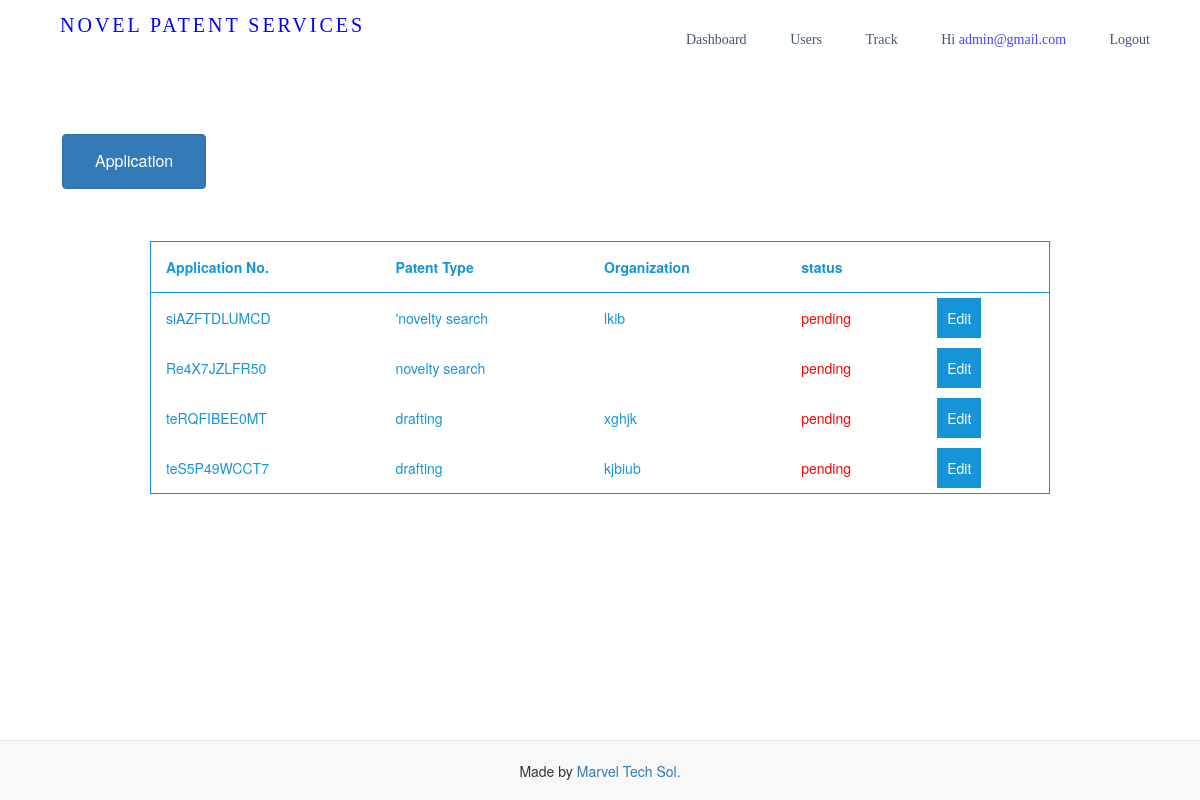
Screenshot of /adminpanel/ (signed in) with the database file from the repository.
### Patent/models.py (models this page shows, shortened)
class Patentapplication(models.Model):
    uid = models.CharField(max_length=20)
    title = models.CharField(max_length=1000)
    organisation = models.CharField(max_length=100)
    modeofcontact = models.CharField(max_length=50)
    referedby = models.CharField(max_length=100)
    conntactnumber = models.CharField(max_length=10)
    emailid = models.EmailField(max_length=50)
    patenttype = models.CharField(max_length=30)
    status = models.BooleanField(default=False)

### adminpanel/views.py (the view)
# urls.py: path("", views.adminpanel, name='adminpanel'),
def adminpanel(r):
    patent = apps.get_model('Patent', 'Patentapplication')
    return render(r, "admin/admin.html", {'con': patent.objects.all()})

### templates/admin/admin.html (shortened to what this page needs)
<!DOCTYPE html>
<html lang="en">
<head>
    <link rel="stylesheet" href="https://maxcdn.bootstrapcdn.com/bootstrap/3.4.1/css/bootstrap.min.css">
</head>
{% include 'navigation/topnavbar.html' %}
<body>
    <div class="btn-group" style="margin-top:5%;margin-left:5%">
        <button type="button" style="padding:15px 32px;font-size: 16px;margin: 4px 2px;" class="btn btn-primary dropdown-toggle" data-toggle="dropdown" aria-haspopup="true" aria-expanded="false" >
          Application
        </button>
      </div>
    <div>
        <table align="center" style="margin-top:4%;">
            <tr >
              <th>Application No.</th>
              <th>Patent Type</th>
              <th>Organization</th>
              <th>status</th>
              <th></th>
</tr>
{% for i in con %}
            {% if not i.status %}
            <tr>
                <td>{{i.uid}}</td>
                <td>{{i.patenttype}}</td>
                <td>{{i.organisation}}</td>
                {% if i.status %}
                <td style="color:green">completed</td>
                {% else %}
                <td style="color:red">pending</td>
                {% endif %}
                <td><a type="button btn-primary" style="background-color: #1694d8;padding:10px;text-decoration:none ;color: white;border-color: #1694d8;" href="{% url 'editapplication' uid=i.uid  %}" >Edit</a></td>
              </tr>
            {% endif %}
            {% endfor %}
          </table>
          </div>
</body>
{% include 'navigation/footer.html' %}
</html>

### templates/navigation/topnavbar.html (shortened to what this page needs)
<link rel="stylesheet" href="https://cdnjs.cloudflare.com/ajax/libs/font-awesome/4.7.0/css/font-awesome.min.css">
    <nav>
<a class="heading" href="" style="color:blue;">Novel Patent Services</a>
        <ul class="hover-underline-animation">
            <li><a class="nav-link nav-link-fade-up" href='{% url "user/login" %}'>Dashboard</a></li>
            <li><a class="nav-link nav-link-fade-up" href="{% url 'user/displayuser' %}">Users</a></li>
            <li><a class="nav-link nav-link-fade-up" href="{% url 'user/displayuser' %}">Track</a></li>
            <li><a class="nav-link nav-link-fade-up" href="" style="">Hi  <span style="color:blue;text-tranform:uppercase; ">{{user.username}} </span></a></li>
            <li><a class="nav-link nav-link-fade-up" href="{% url 'user/logout' %}">Logout</a></li>
        </ul>
    </nav>
<br>

### templates/admin/admin.html (style rules this page uses)
table { width:75%; border: 1px solid #1694d8; color: #1694d8; }
th, td { padding: 15px; }
th { border-bottom: 1px solid #1694d8; text-align: left; }

### templates/navigation/topnavbar.html (style rules this page uses)
nav { margin:0; padding:0; font-family:verdana; width: 100%; height: 50px; background-color: transparent; background: transparent; border-color: transparent; line-height: 50px; }
nav ul { float: right; margin-right: 30px; }
.heading { margin-left:30px; padding:30px; margin-top:10px; color: Black; text-transform: uppercase; letter-spacing: 3px; text-decoration: none; font-size: 20px; }
nav ul li { list-style-type: none; display: inline-block; }
nav ul li a { text-decoration: none; color: black; padding: 30px; }
.nav-link { text-decoration: none; color: #031D44; padding: 15px 0px; margin: 0px 20px; display: inline-block; position: relative; opacity: 0.75; }
.nav-link::before { transition: 300ms; height: 5px; content: ""; position: absolute; background-color: #031D44; }
.nav-link-fade-up::before { width: 100%; bottom: 5px; opacity: 0; }

### rows the page displays
Patentapplication: uid "siAZFTDLUMCD", patenttype "'novelty search", organisation "lkib", status "pending"
Patentapplication: uid "Re4X7JZLFR50", patenttype "novelty search", status "pending"
Patentapplication: uid "teRQFIBEE0MT", patenttype "drafting", organisation "xghjk", status "pending"
Patentapplication: uid "teS5P49WCCT7", patenttype "drafting", organisation "kjbiub", status "pending"

### other values shown
{{ user.username }} "admin@gmail.com"
